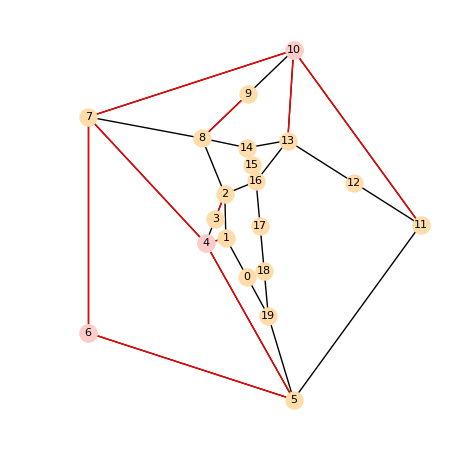

The Python source for this figure:
import networkx as nx
from matplotlib import pyplot as plt
import random
from tutte_pos import tutte_pos


def gen(k):
    g = nx.LCF_graph(20, [1, 3, 14], 5)
    for u, v in g.edges_iter():
        g[u][v]['cost'] = 2

    random.seed(3)
    srcs = random.sample(range(g.number_of_nodes()), k)

    return (g, srcs)


def multiway_cut(g, srcs):
    cutset = set()
    t = g.number_of_nodes()
    for s in srcs:
        for u in srcs:
            if u == s:
                continue
            g.add_edge(u, t, cost=float('inf'))
        cut_val, partition = nx.minimum_cut(g, s, t, capacity='cost')
        g.remove_node(t)

        reachable, non_reachable = partition
        for u, nbrs in ((n, g[n]) for n in reachable):
            cutset.update((u, v) for v in nbrs if v in non_reachable)
    return cutset


def draw(g, srcs, cutset):
    pos = tutte_pos(g, 1)

    nx.draw_networkx(g, pos=pos, node_color='#ffddaa', node_size=150,
                     font_size=8)
    nx.draw_networkx_nodes(g, pos=pos, nodelist=srcs, node_color='#ffcccc',
                           node_size=150, font_size=8)
    nx.draw_networkx_edges(g, pos=pos, edgelist=list(cutset), edge_color='r')

    plt.gca().set_axis_off()
    plt.gca().set_aspect('equal')
    plt.tight_layout()
    plt.savefig('multiway_e1.png', bbox_inches='tight')
    plt.show()


if __name__ == '__main__':
    k = 3
    g, srcs = gen(k)

    cutset = multiway_cut(g, srcs)
    print sum(g.edge[u][v]['cost'] for (u, v) in cutset)

    draw(g, srcs, cutset)
